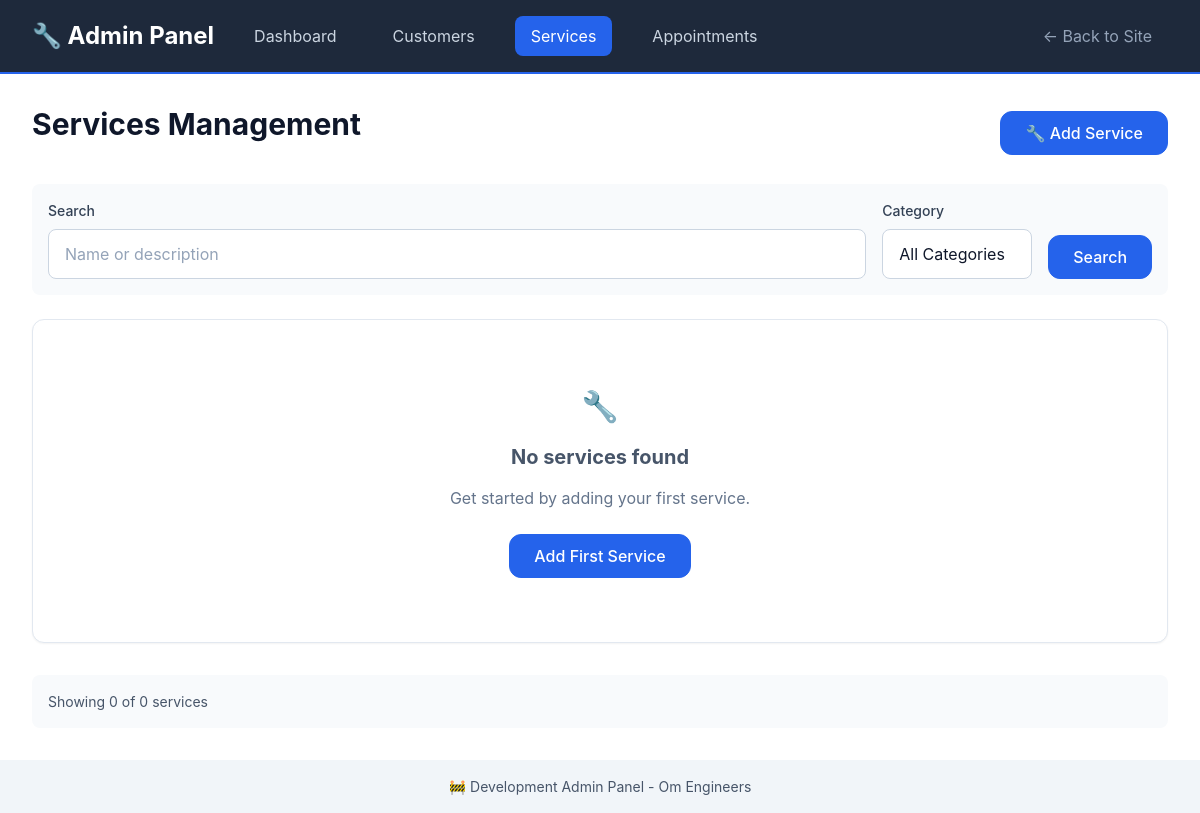
/admin/services, run on an earlier commit of the app's database.
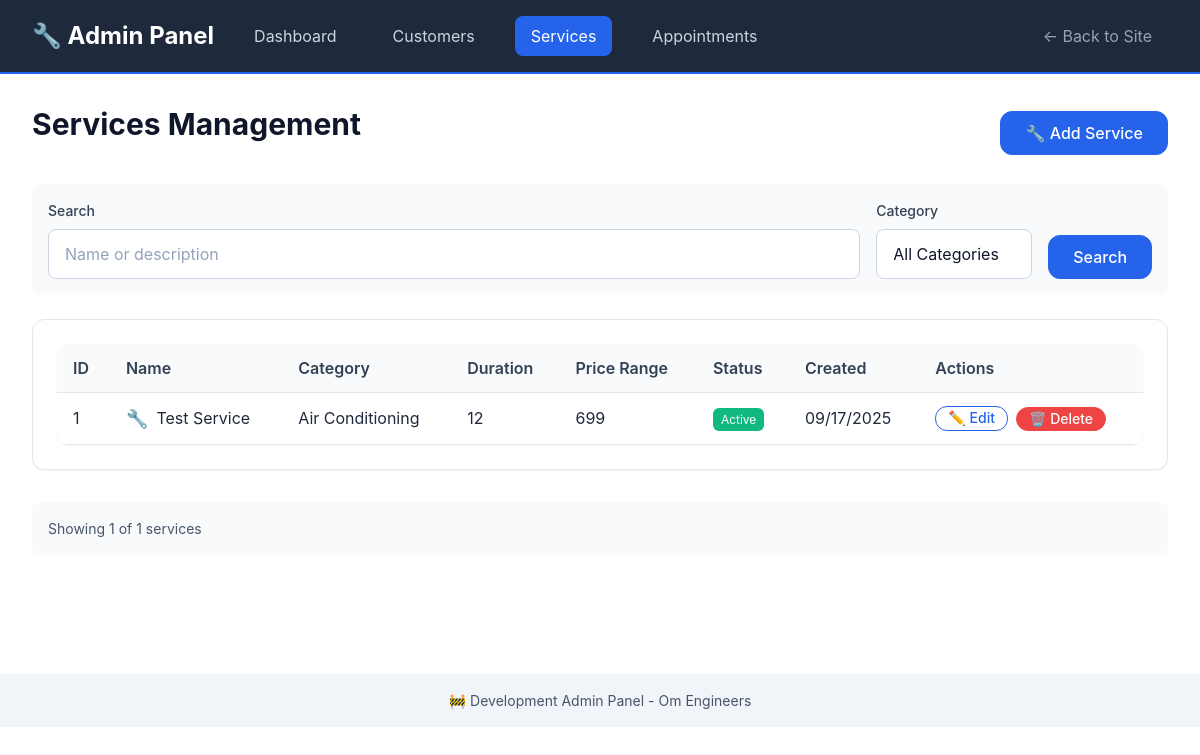
And on a later commit of the database.
### models/service_db.py (models this page shows, shortened)
class Service(db.Model):
    __tablename__ = 'services'
    id: Mapped[int] = mapped_column(primary_key=True)
    name: Mapped[str] = mapped_column(String(100), nullable=False)
    description: Mapped[str] = mapped_column(Text, nullable=False)
    category: Mapped[str] = mapped_column(String(50), nullable=False, index=True)
    duration: Mapped[str] = mapped_column(String(50), nullable=False)
    price_range: Mapped[str] = mapped_column(String(50), nullable=False)
    icon: Mapped[str] = mapped_column(String(10), default="🔧")
    is_active: Mapped[bool] = mapped_column(Boolean, default=True, index=True)
    created_at: Mapped[datetime] = mapped_column(DateTime, default=datetime.utcnow)
    updated_at: Mapped[datetime] = mapped_column(DateTime, default=datetime.utcnow, onupdate=datetime.utcnow)
    appointments = db.relationship('Appointment', back_populates='service')
    @classmethod
    def get_categories(cls, active_only: bool = True):
        query = db.session.query(cls.category).distinct()
        if active_only:
            query = query.filter_by(is_active=True)
        return [category[0] for category in query.all()]

### routes/admin.py (the view, shortened to what this page needs)
@admin_bp.route('/services')
def services():
    search = request.args.get('search', '')
    category = request.args.get('category', '')
    page = request.args.get('page', 1, type=int)
    query = Service.query
    if category:
        query = query.filter(Service.category == category)
    services = query.order_by(Service.created_at.desc()).paginate(
        page=page, per_page=20, error_out=False
    )
    categories = Service.get_categories(active_only=False)
    return render_template('admin/services.html',
                         services=services,
                         search=search,
                         categories=categories,
                         current_category=category)

### templates/admin/services.html (shortened to what the changed rows need)
{% extends "admin/base.html" %}
{% block content %}
<div style="display: flex; justify-content: space-between; align-items: center; margin-bottom: var(--space-6);">
    <h1>Services Management</h1>
</div>
{% if services.items %}
<div class="card">
    <table class="admin-table">
        <thead>
            <tr>
                <th>ID</th>
                <th>Name</th>
                <th>Category</th>
                <th>Duration</th>
                <th>Price Range</th>
                <th>Status</th>
                <th>Created</th>
                <th>Actions</th>
            </tr>
        </thead>
        <tbody>
            {% for service in services.items %}
            <tr>
                <td>{{ service.id }}</td>
                <td>
                    <div style="display: flex; align-items: center; gap: var(--space-2);">
                        <span style="font-size: var(--font-size-lg);">{{ service.icon }}</span>
                        <span>{{ service.name }}</span>
                    </div>
                </td>
                <td>{{ service.category }}</td>
                <td>{{ service.duration }}</td>
                <td>{{ service.price_range }}</td>
                <td>
                    <span style="background-color:
                        {% if service.is_active %}var(--success-color){% else %}var(--gray-400){% endif %};
                        color: var(--white); padding: var(--space-1) var(--space-2); border-radius: var(--border-radius-sm); font-size: var(--font-size-xs);">
                        {% if service.is_active %}Active{% else %}Inactive{% endif %}
                    </span>
                </td>
                <td>{{ service.created_at.strftime('%m/%d/%Y') }}</td>
                <td>
                    <div style="display: flex; gap: var(--space-2);">
                        <a href="{{ url_for('admin.edit_service', service_id=service.id) }}"
                           class="btn btn-sm btn-outline">✏️ Edit</a>
                        <form method="POST" action="{{ url_for('admin.delete_service', service_id=service.id) }}"
                              style="display: inline;"
                              onsubmit="return confirm('Are you sure you want to delete this service? This will also affect related appointments!')">
                            <button type="submit" class="btn btn-sm btn-danger">🗑️ Delete</button>
                        </form>
                    </div>
                </td>
            </tr>
            {% endfor %}
        </tbody>
    </table>
</div>
{% else %}
<div class="card" style="text-align: center; padding: var(--space-16);">
    <div style="font-size: var(--font-size-3xl); margin-bottom: var(--space-4);">🔧</div>
    <h3 style="color: var(--gray-600); margin-bottom: var(--space-4);">No services found</h3>
    {% if search or current_category %}
    <p style="color: var(--gray-500); margin-bottom: var(--space-6);">
        No services match your filters.
    </p>
    <a href="{{ url_for('admin.services') }}" class="btn btn-secondary">Clear Filters</a>
    {% else %}
    <p style="color: var(--gray-500); margin-bottom: var(--space-6);">
        Get started by adding your first service.
    </p>
    <a href="{{ url_for('admin.new_service') }}" class="btn btn-primary">Add First Service</a>
    {% endif %}
</div>
{% endif %}
<div style="margin-top: var(--space-8); padding: var(--space-4); background: var(--gray-50); border-radius: var(--border-radius);">
    <p style="margin: 0; color: var(--gray-600); font-size: var(--font-size-sm);">
        Showing {{ services.items|length }} of {{ services.total }} services
    </p>
</div>
{% endblock %}

What changed in the data, as far as the page shows it:
added Service: id "1", icon "🔧", name "Test Service", category "Air Conditioning", duration "12", price_range "699", is_active "Active", created_at "09/17/2025"
Also different on the page:
{{ services.items|length }}: "0" → "1"
{{ services.total }}: "0" → "1"
text no longer shown: "🔧 No services found Get started by adding your first service. Add First Service"
text now shown: "ID Name Category Duration Price Range Status Created Actions"
